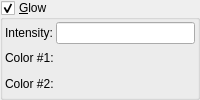
            <widget class="MyGroupBox" name="groupCheck_glow_enabled">
             <property name="toolTip">
              <string>&lt;html&gt;&lt;head/&gt;&lt;body&gt;&lt;p&gt;Glow effect based on ray-marching step count&lt;/p&gt;&lt;p&gt;Example:&lt;/p&gt;&lt;p&gt;&lt;img src=":/tooltips/tooltips_images/image - shader - glow.jpeg"/&gt;&lt;/p&gt;&lt;/body&gt;&lt;/html&gt;</string>
             </property>
             <property name="title">
              <string>&amp;Glow</string>
             </property>
             <property name="checkable">
              <bool>true</bool>
             </property>
             <layout class="QVBoxLayout" name="verticalLayout_28">
              <property name="spacing">
               <number>2</number>
              </property>
              <property name="leftMargin">
               <number>2</number>
              </property>
              <property name="topMargin">
               <number>2</number>
              </property>
              <property name="rightMargin">
               <number>2</number>
              </property>
              <property name="bottomMargin">
               <number>2</number>
              </property>
              <item>
               <layout class="QGridLayout" name="gridLayout_14" columnstretch="0,0">
                <property name="spacing">
                 <number>2</number>
                </property>
                <item row="1" column="0">
                 <widget class="QLabel" name="label_88">
                  <property name="text">
                   <string>Color #1:</string>
                  </property>
                 </widget>
                </item>
                <item row="2" column="0">
                 <widget class="QLabel" name="label_89">
                  <property name="text">
                   <string>Color #2:</string>
                  </property>
                 </widget>
                </item>
                <item row="0" column="1">
                 <widget class="MyLineEdit" name="logedit_glow_intensity">
                  <property name="toolTip">
                   <string>&lt;html&gt;&lt;head/&gt;&lt;body&gt;&lt;p&gt;Intensity of effect&lt;/p&gt;&lt;/body&gt;&lt;/html&gt;</string>
                  </property>
                 </widget>
                </item>
                <item row="0" column="0">
                 <widget class="QLabel" name="label_87">
                  <property name="text">
                   <string>Intensity:</string>
                  </property>
                 </widget>
                </item>
                <item row="1" column="1">
                 <widget class="MyColorButton" name="colorButton_glow_color_1" native="true">
                  <property name="toolTip">
                   <string>&lt;html&gt;&lt;head/&gt;&lt;body&gt;&lt;p&gt;Color of dark areas&lt;/p&gt;&lt;/body&gt;&lt;/html&gt;</string>
                  </property>
                  <property name="text" stdset="0">
                   <string>PushButton</string>
                  </property>
                 </widget>
                </item>
                <item row="2" column="1">
                 <widget class="MyColorButton" name="colorButton_glow_color_2" native="true">
                  <property name="toolTip">
                   <string>&lt;html&gt;&lt;head/&gt;&lt;body&gt;&lt;p&gt;Color of bright areas&lt;/p&gt;&lt;/body&gt;&lt;/html&gt;</string>
                  </property>
                  <property name="text" stdset="0">
                   <string>PushButton</string>
                  </property>
                 </widget>
                </item>
               </layout>
              </item>
             </layout>
            </widget>
